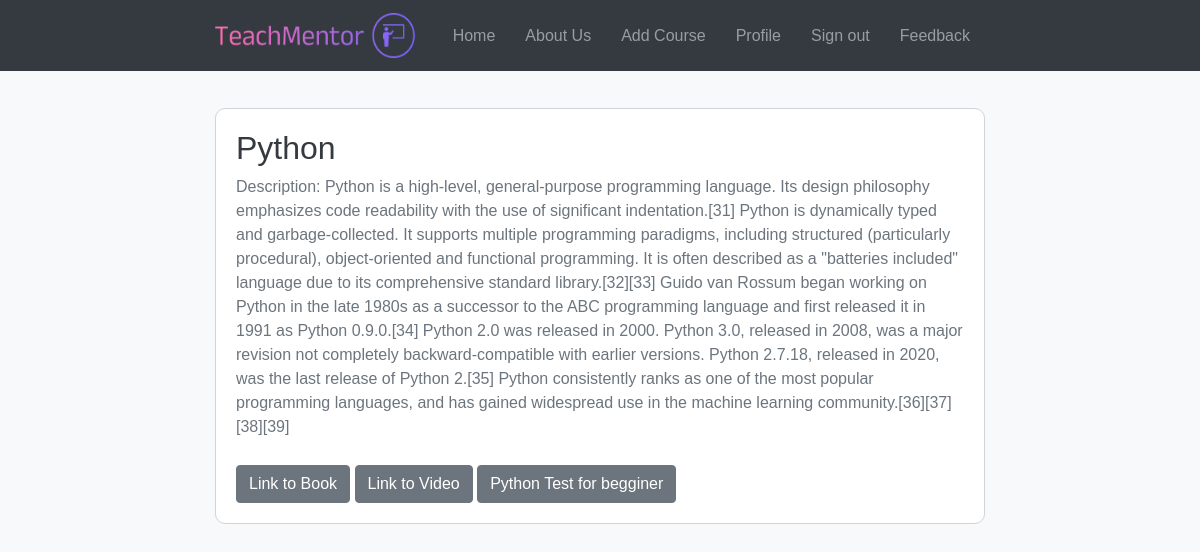
Page /course_details/1/ (signed in) on the committed database.
### teachmentor_app/models.py (models this page shows, shortened)
class Course(models.Model):
    course_name = models.CharField(max_length=30, blank=False)
    description = models.TextField()
    likes = models.IntegerField(default=0)
    book_link = models.URLField(blank=True)
    video_link = models.URLField(blank=True)

class Test(models.Model):
    course = models.ForeignKey(Course, on_delete=models.CASCADE)
    title = models.CharField(max_length=60, blank=False)

### teachmentor_app/views.py (the view)
# urls.py: path('course_details/<int:course_id>/', course_details, name='course_details'),
def course_details(request, course_id):
    course = get_object_or_404(Course, pk=course_id)
    test = Test.objects.filter(course=course).first()  # Получаем тест для данного курса
    return render(request, 'course_details.html', {'course': course, 'test': test})

### templates/course_details.html (shortened to what this page needs)
{% load static %}
<!DOCTYPE html>
<html lang="en">
<head>
    <link rel="stylesheet" href="https://stackpath.bootstrapcdn.com/bootstrap/4.5.2/css/bootstrap.min.css">
    <link rel="stylesheet" href="https://cdnjs.cloudflare.com/ajax/libs/font-awesome/5.15.4/css/all.min.css">
</head>
<body>
<nav class="navbar navbar-expand-lg navbar-dark fixed-top">
    <div class="container">
        <a class="navbar-brand" href="/"><img src="{% static 'img/image.png' %}" width="200" height="45" alt="TechMentor"></a>
        <div class="collapse navbar-collapse" id="navbarSupportedContent">
            <ul class="navbar-nav ml-auto">
                <li class="nav-item">
                    <a class="nav-link" href="/">Home</a>
                </li>
                <li class="nav-item">
                    <a class="nav-link" href="{% url 'about' %}">About Us</a>
                </li>
                {% if user.is_authenticated %}
                <li class="nav-item">
                        <a class="nav-link link-effect" href="{% url 'add_course' %}">Add Course</a>
                    </li>
                         <li class="nav-item">
                        <a class="nav-link" href="{% url 'user_profile' %}">Profile</a>
                    </li>
                    <li class="nav-item">
                        <a class="nav-link" href="{% url 'logout' %}">Sign out</a>
                    </li>
                {% endif %}
                <li class="nav-item">
                    <a class="nav-link" href="{% url 'feedback' %}?name-feedback">Feedback</a>
                </li>
            </ul>
        </div>
    </div>
</nav>
<div class="container mt-5">
    <div class="course-details">
        <h2>{{ course.course_name }}</h2>
        <p>Description: {{ course.description }}</p>
        <a href="{{ course.book_link }}" class="btn btn-secondary" target="_blank">Link to Book</a>
        <a href="{{ course.video_link }}" class="btn btn-secondary" target="_blank">Link to Video</a>
        <a href="{% url 'test' test_id=test.id %}"  class="btn btn-secondary" target="_blank">{{ test.title }}</a>
    </div>
</div>
</body>
</html>

### templates/course_details.html (style rules this page uses)
body { background-color: #f8f9fa; font-family: Arial, sans-serif; padding-top: 60px; }
.container { max-width: 800px; }
.course-details { margin-top: 30px; padding: 20px; border: 1px solid #ced4da; border-radius: 10px; background-color: #fff; }
.course-details h2 { color: #343a40; }
.course-details p { color: #6c757d; }
.course-details a.btn { margin-top: 10px; }
.navbar { background-color: #343a40; }
.navbar-brand { color: #fff; font-size: 24px; }
.navbar-nav .nav-link { color: #fff; }
.navbar-dark .navbar-nav .nav-link { padding: 10px 15px; transition: all 0.3s ease; }

### rows in the picture
Course: course_name "Python", description "Python is a high-level, general-purpose programming language. Its design philosophy emphasizes code readability with the use of significant indentation.[31] Python is dynamically typed and garbage-collected. It supports multiple programming paradigms, including structured (particularly procedural), object-oriented and functional programming. It is often described as a \"batteries included\" language due to its comprehensive standard library.[32][33] Guido van Rossum began working on Python in the late 1980s as a successor to the ABC programming language and first released it in 1991 as Python 0.9.0.[34] Python 2.0 was released in 2000. Python 3.0, released in 2008, was a major revision not…"
Test: title "Python Test for begginer"
